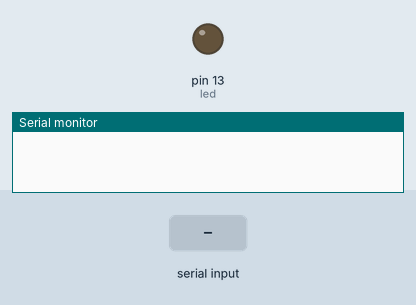
Recording of a sketch running on a simulated Arduino Uno, built with avr-gcc and run on an emulated ATmega328P. On the bench: output pins drawn as LEDs (lit = HIGH), the last lines printed to the serial monitor. Inputs (shaded band) come from the test bench.

Above: at 1.2 s.
1.3 s: "H" received over Serial
At 2.2 s:
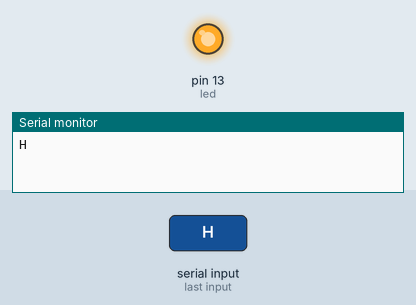
2.8 s: "L" received over Serial
At 3.3 s:
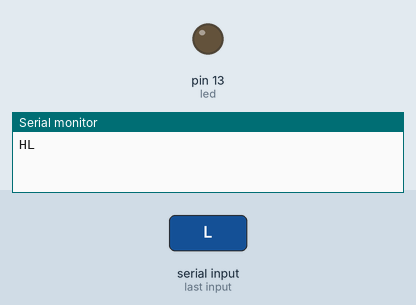
Timing chart, 0 to 5.8 s (numbered marks = the images above; inputs shaded):
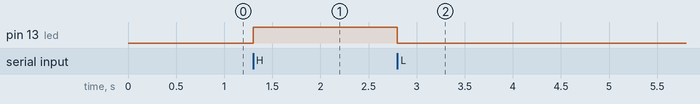

The sketch:

A112LedG4P.ino
```cpp
/* La carte récupère H ou L et allume ou éteint la LED 13 */

#define led 13

void setup() {
  Serial.begin(9600);
  pinMode(led, OUTPUT);
}

void loop() {
  if (Serial.available()>0) {
    int hl = Serial.read();
    switch (hl)
     {
     case 'H':
      digitalWrite(led, HIGH);
      Serial.write('H');
      break;
     case 'L':
      digitalWrite(led, LOW);
      Serial.write('L');
      break;
     }
  }
}
```

Measured:
- after the input at 1.3 s, pin 13 (led): LOW → HIGH at once
- after the input at 2.8 s, pin 13 (led): HIGH → LOW at once
